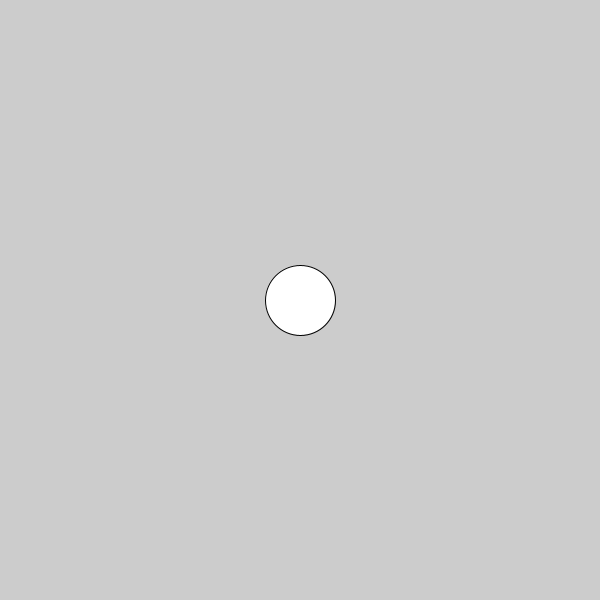
Frame 1 (no input)
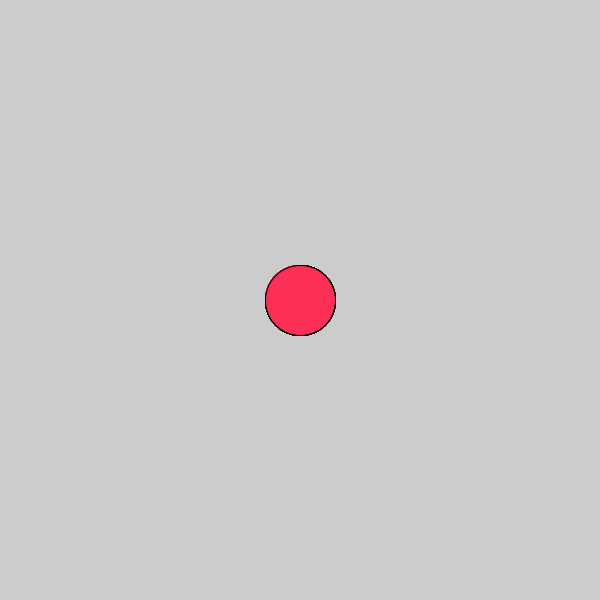
Frame 60 (the mouse pressed at the canvas centre just before this capture)
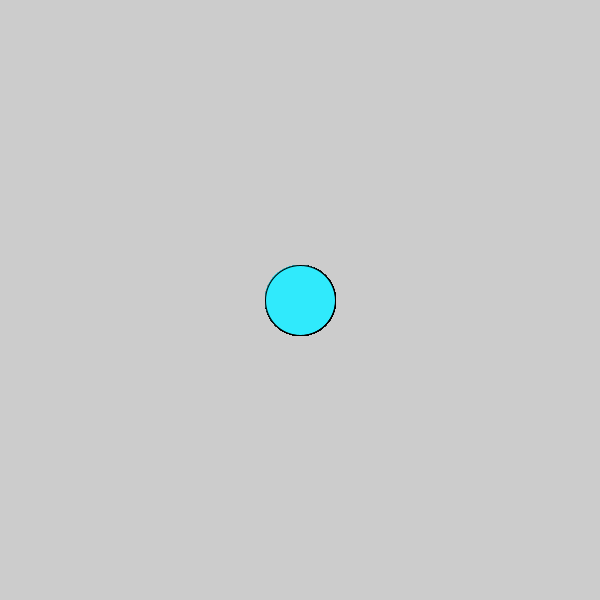
Frame 120 (the mouse held since frame 60 and released just before this capture)

The Processing sketch that drew these frames (run headless with seeded random() and noise(); from frame 60 on, the mouse is pressed at the canvas centre):

// Processing sketch: c_LogicalDot
// ── c_LogicalDot.pde

void setup() {
  
// 1. Set the size of the sketch. Make it 600 pixels square. 
size(600,600);
  

}

void draw() {
  
// 2. Draw an ellipse
// Run the program to make sure it works before moving on.
ellipse(300,300, 70,70);


// 3. Change the color of the ellipse when the mouse is pressed.
//    Use the following code, but put your colors where indicated
//    Remember to use the   fill()  command to set colors.

if (mousePressed) {
  fill(#30EAFC);
  
} else {
  
  fill(#FC3056);
  
}  
  
  
  
}
